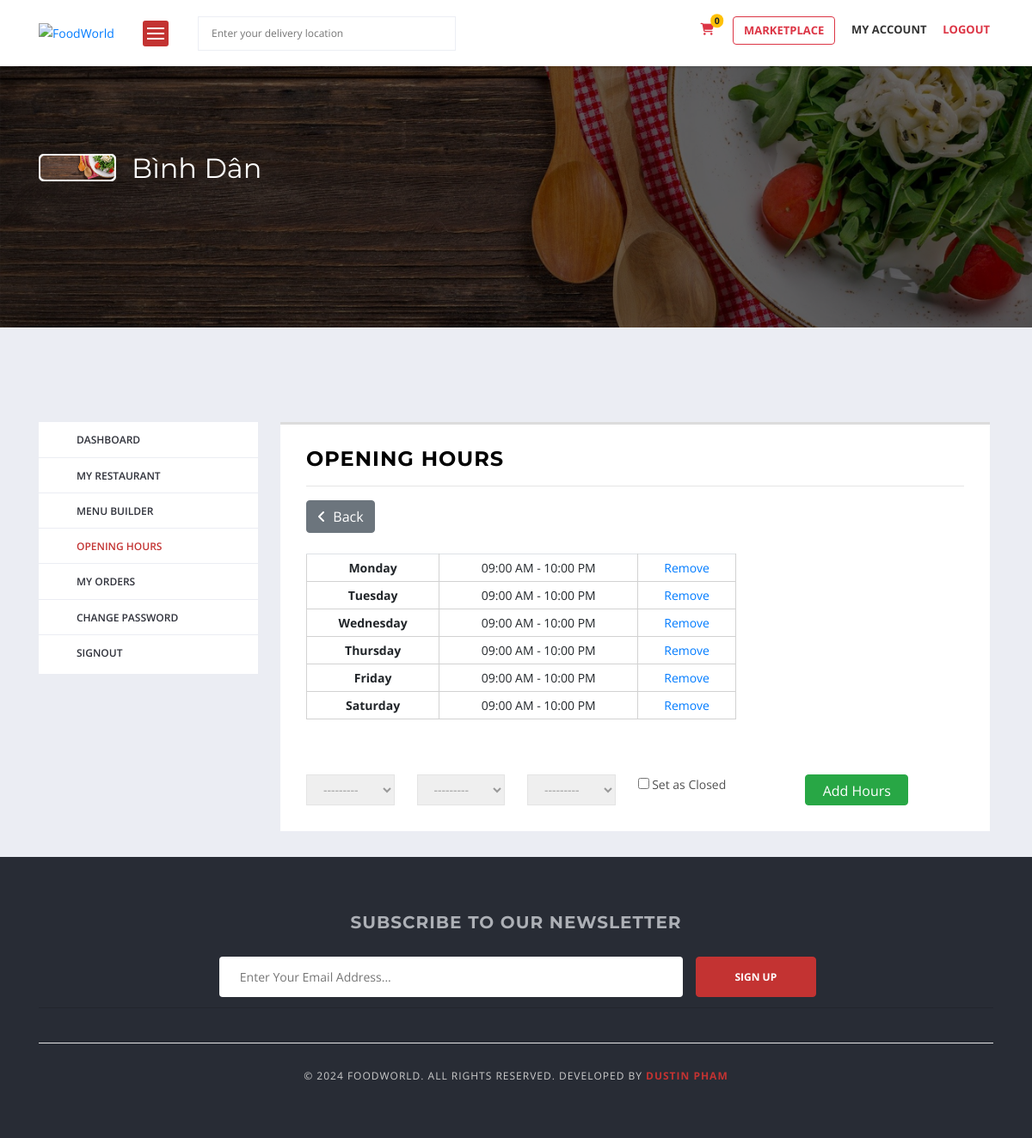
/accounts/vendor/opening-hours/ (signed in), run on the app's committed database.
### vendor/models.py (models this page shows, shortened)
class Vendor(models.Model):
  user = models.OneToOneField(User, related_name='user_vendor', on_delete=models.CASCADE)
  user_profile = models.OneToOneField(UserProfile, related_name='vendor_by_user_profile', on_delete=models.CASCADE)
  vendor_name = models.CharField(max_length=50)
  vendor_slug = models.SlugField(max_length=100, unique=True)
  vendor_license = models.ImageField(upload_to='vendor/license')
  is_approved = models.BooleanField(default=False)
  created_at = models.DateTimeField(auto_now_add=True)
  modified_at = models.DateTimeField(auto_now=True)

class OpeningHour(models.Model):
  vendor = models.ForeignKey(Vendor, on_delete=models.CASCADE)
  day = models.IntegerField(choices=DAYS)
  from_hour = models.CharField(choices=HOUR_OF_DAYS, max_length=10, blank=True)
  to_hour = models.CharField(choices=HOUR_OF_DAYS, max_length=10, blank=True)
  is_closed = models.BooleanField(default=False)
  created_at = models.DateTimeField(auto_now_add=True)
  class Meta:
    ordering = ('day', 'from_hour')
    unique_together = ('vendor', 'day', 'from_hour', 'to_hour')
  def __str__(self):
    return self.get_day_display()

### vendor/views.py (the view)
# urls.py: path('opening-hours/', views.opening_hours, name='opening_hours'),
def opening_hours(request):
  opening_hours = OpeningHour.objects.filter(vendor=get_vendor(request))
  form = OpeningHourForm()
  context = {
    'opening_hours': opening_hours,
    'form': form,
  }
  return render(request, 'vendor/opening_hours.html', context)

### vendor/forms.py
class OpeningHourForm(forms.ModelForm):
  class Meta:
    model = OpeningHour
    fields = ['day', 'from_hour', 'to_hour', 'is_closed']

### accounts/context_processors.py (called while the page is built)
def get_vendor(request):
  try:
    vendor = Vendor.objects.get(user=request.user)
  except:
    vendor = None
  return dict(vendor=vendor)

def get_user_profile(request):
  try:
    user_profile = UserProfile.objects.get(user=request.user)
  except:
    user_profile = None
  return dict(user_profile=user_profile)

def get_google_api(request):
  return {'GOOGLE_API_KEY': settings.GOOGLE_API_KEY}

def get_paypal_client_id(request):
  return {'PAYPAL_CLIENT_ID': settings.PAYPAL_CLIENT_ID}

### marketplace/context_processors.py (called while the page is built)
def get_cart_counter(request):
  cart_count = 0
  if request.user.is_authenticated:
    try:
      cart_items = Cart.objects.filter(user=request.user)
      if cart_items:
        for cart_item in cart_items:
          cart_count += cart_item.quantity
      else:
        cart_count = 0
    except:
      cart_count = 0
  return dict(cart_count=cart_count)

def get_cart_amounts(request):
  subtotal = 0
  tax = 0
  grand_total = 0
  tax_dict = {}
  if request.user.is_authenticated:
    cart_items = Cart.objects.filter(user=request.user)
    for cart_item in cart_items:
      food_item = FoodItem.objects.get(id=cart_item.food_item.id)
      subtotal += (food_item.price * cart_item.quantity)
    get_tax = Tax.objects.filter(is_active=True)
    for tax_item in get_tax:
      tax_type = tax_item.tax_type
      tax_percentage = tax_item.tax_percentage
      tax_amount = round((tax_percentage * subtotal)/100, 2)
      tax_dict.update({tax_type: {str(tax_percentage): tax_amount}})
    tax = 0
    tax = sum(x for key in tax_dict.values() for x in key.values())
    grand_total = subtotal + tax
  return dict(subtotal=subtotal, tax=tax, grand_total=grand_total, tax_dict=tax_dict)

### orders/request_object.py (called while the page is built)
def RequestObjectMiddleware(get_response):
    def middleware(request):
        models.request_object = request
        response = get_response(request)
        return response
    return middleware

### vendor/views.py (called while the page is built)
def get_vendor(request):
  vendor = Vendor.objects.get(user=request.user)
  return vendor

### templates/vendor/opening_hours.html (shortened to what this page needs)
{% extends "base.html" %}
{% load static %}
{% block content %}
<div class="main-section">
  {% include 'includes/cover_vendor.html' %}
  <div class="page-section account-header buyer-logged-in">
    <div class="container">
      <div class="row">
        <div class="col-lg-3 col-md-3 col-sm-12 col-xs-12">
          {% include 'includes/vendor_sidebar.html' %}
        </div>
        <div class="col-lg-9 col-md-9 col-sm-12 col-xs-12">
          <div class="user-dashboard loader-holder">
            <div class="user-holder">
              <h2 class="text-uppercase">Opening hours</h2>
              <hr />
              <div class="text-left">
                <button class="btn btn-secondary" onclick="history.back()">
                  <i class="fa fa-angle-left" aria-hidden="true"></i>&nbsp;&nbsp;Back
                </button>
              </div>
              <br />
              <table class="table opening-hours" style="width: 500px; border: none !important;">
                <tbody>
                  {% for opening_hour in opening_hours %}
                    <tr id="opening-hour-{{ opening_hour.id }}">
                      <td><b>{{ opening_hour }}</b></td>
                      <td>{% if opening_hour.is_closed %} Closed {% else %} {{ opening_hour.from_hour }} - {{ opening_hour.to_hour }} {% endif %}</td>
                      <td><a href="" class="remove-opening-hour" data-url="{% url 'remove_opening_hour' opening_hour.id %}">Remove</a></td>
                    </tr>
                    {% endfor %}
                </tbody>
              </table>
              <br/>
              <br/>
              <form id="opening-hours" method="post">
                <div class="row">
                  <div class="col-md-2">
                    {{ form.day }}
                  </div>
                  <div class="col-md-2">
                    {{ form.from_hour }}
                  </div>
                  <div class="col-md-2">
                    {{ form.to_hour }}
                  </div>
                  <div class="col-md-3">
                    {{ form.is_closed }} Set as Closed
                  </div>
                  <div class="col-md-2">
                    <button class="btn btn-success add-opening-hour" style="height: 36px; width: 120px;">Add Hours</button>
                  </div>
                </div>
              </form>
            </div>
          </div>
        </div>
      </div>
    </div>
  </div>
</div>
{% endblock %}

### templates/includes/cover_vendor.html (shortened to what this page needs)
{% load static %}
<div class="page-section restaurant-detail-image-section"
  style="background: url({% if vendor.user_profile.cover_photo %} {{ vendor.user_profile.cover_photo.url }}
  {% else %} {% static 'images/default-cover.png' %} {% endif %}) no-repeat scroll 0 0 / cover;">
  <div class="container">
    <div class="row">
      <div class="col-lg-12 col-md-12 col-sm-12 col-xs-12">
        <div class="company-info-detail">
          <div class="company-info">
            <div class="img-holder">
              <figure>
                {% if vendor.user_profile.profile_picture %}
                  <img src="{{ vendor.user_profile.profile_picture.url }}" alt="">
                {% else %}
                  <img src="{% static 'images/default-cover.png' %}" alt="">
                {% endif %}
              </figure>
            </div>
            <div class="text-holder">
              <span class="restaurant-title">{{ vendor.vendor_name }}</span>
            </div>
          </div>
        </div>
      </div>
    </div>
  </div>
</div>

### templates/base.html (style rules this page uses)
body, .main-section p, .mce-content-body p { font:Normal 14px/24px "Open Sans", sans-serif;letter-spacing: 0px;text-transform: none;color: #515151 !important; }

### data on the page
Vendor: vendor_name "Bình Dân"
OpeningHour: day "Monday", from_hour "09:00 AM", to_hour "10:00 PM"
OpeningHour: day "Tuesday", from_hour "09:00 AM", to_hour "10:00 PM"
OpeningHour: day "Wednesday", from_hour "09:00 AM", to_hour "10:00 PM"
OpeningHour: day "Thursday", from_hour "09:00 AM", to_hour "10:00 PM"
OpeningHour: day "Friday", from_hour "09:00 AM", to_hour "10:00 PM"
OpeningHour: day "Saturday", from_hour "09:00 AM", to_hour "10:00 PM"

### other printed values
{{ cart_count }} "0"
